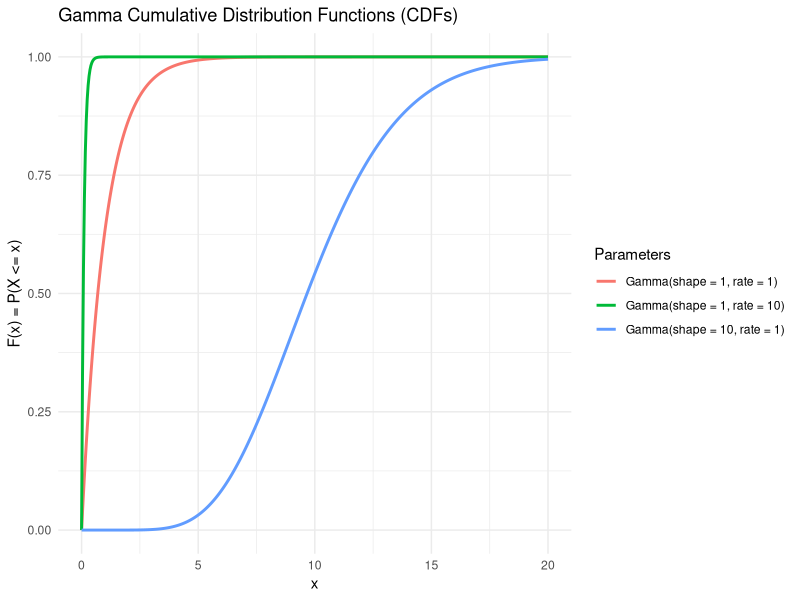
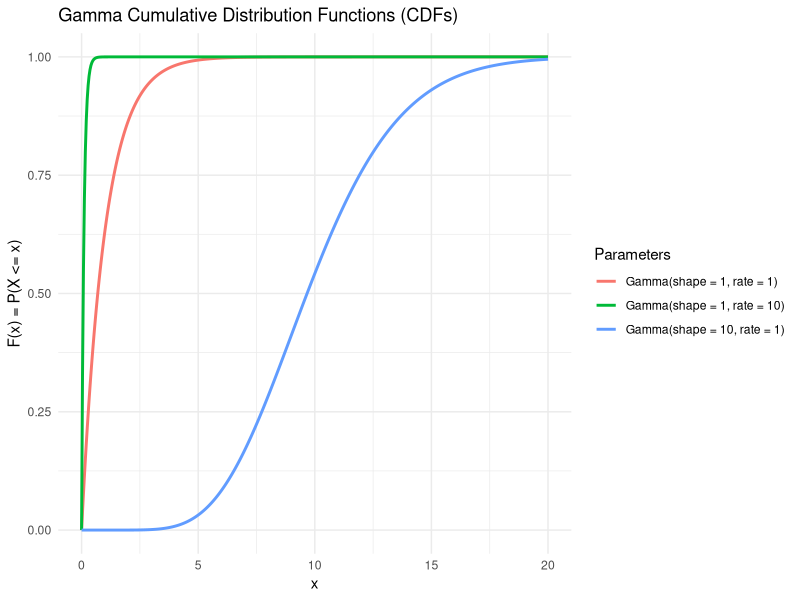

Here is the R script that generated these plots, in order:
library(tidyverse)

# Parameter pairs (shape, rate)
params <- tribble(
  ~shape, ~rate,
  1,      1,
  10,     1,
  1,      10
) |>
  mutate(label = paste0("Gamma(shape = ", shape, ", rate = ", rate, ")"))

# Compute CDFs across [0, 20]
gamma_df <- params |>
  crossing(x = seq(0, 20, length.out = 500)) |>
  mutate(cdf = pgamma(x, shape = shape, rate = rate))

# Plot
p <- ggplot(gamma_df, aes(x = x, y = cdf, color = label)) +
  geom_line(linewidth = 1) +
  labs(
    title = "Gamma Cumulative Distribution Functions (CDFs)",
    x = "x",
    y = "F(x) = P(X <= x)",
    color = "Parameters"
  ) +
  theme_minimal()

print(p)

# Save as PNG
ggsave("gamma_cdfs.png", plot = p, width = 7, height = 5, dpi = 300)
